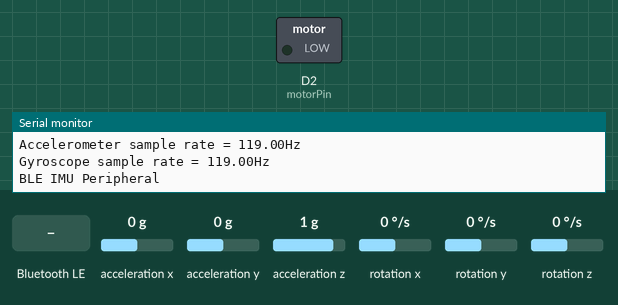
This sketch was run on a simulated Arduino Nano 33 IoT. Parts: switched loads named in the sketch (green lamp = pin HIGH), the last lines printed to the serial monitor. The inputs (shaded band) are chosen by the test bench; at power-on: acceleration x 0 g, acceleration y 0 g, acceleration z 1 g, rotation x 0 °/s, rotation y 0 °/s, rotation z 0 °/s. Nothing arrives over Bluetooth unless stated; a phone connects over Bluetooth LE 3 s after start.

Above: at 3.8 s.
3.9 s: Bluetooth LE write "1" received
At 4.6 s:
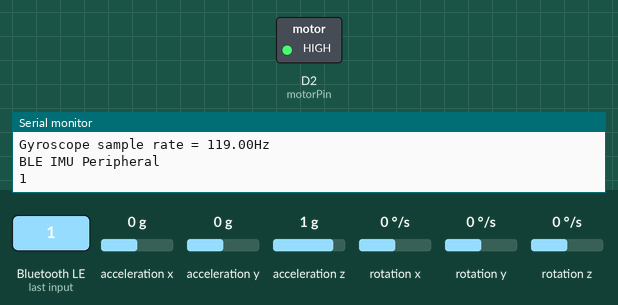
5.4 s: Bluetooth LE write "0" received
At 5.7 s:
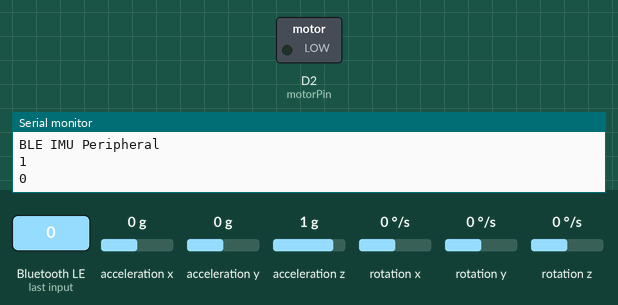
6.9 s: Bluetooth LE write "2" received
At 8.1 s:
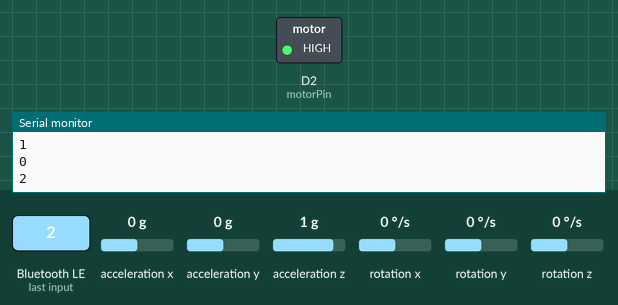
Timing chart, 0 to 9.9 s (numbered marks = the images above; inputs shaded):
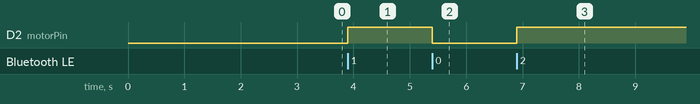

Measured:
- after the input at 3.9 s, D2 (motorPin): LOW → HIGH at once
- after the input at 5.4 s, D2 (motorPin): HIGH → LOW at once
- after the input at 6.9 s, D2 (motorPin): LOW → HIGH at once

The sketch:

bt_stream.ino
```cpp
/*
  IMU data and flex sensor stream via bluetooth with vibration motor

  Streams IMU data and flex sensor data to another device using bluetooth, also recieves data and vibrates motor

  Adapted from m2b_peripheral.ino by Anthony Chen and Flex_Sensor_Example.ino by Jim Lindblom

  by Alexandra Kwon (UID: 205290932) for ECE M119
*/

//What: m2b_peripheral.ino
//Where: https://github.com/ucla-hci/m119/blob/main/m2b_peripheral/m2b_peripheral.ino
//Why: Offers a template for required project code

//What: Flex_Sensor_Example.ino
//Where: https://learn.sparkfun.com/tutorials/flex-sensor-hookup-guide/all
//Why: Offers a template for reading flex sensor values


#include <ArduinoBLE.h>
#include <Arduino_LSM6DS3.h>

#define BLE_UUID_ACCELEROMETER_SERVICE "1101"
#define BLE_UUID_ACCELEROMETER_X "2101"
//#define BLE_UUID_ACCELEROMETER_Y "2102"
//#define BLE_UUID_ACCELEROMETER_Z "2103"
//#define BLE_UUID_GYROSCOPE_X "2104"
#define BLE_UUID_GYROSCOPE_Y "2105"
//#define BLE_UUID_GYROSCOPE_Z "2106"
#define BLE_UUID_SLOUCH "2107"
//#define BLE_UUID_FLEXL "2108"
//#define BLE_UUID_FLEXR "2109"

#define BLE_DEVICE_NAME "Nano 33 IoT"
#define BLE_LOCAL_NAME "Nano 33 IoT"

BLEService accelerometerService(BLE_UUID_ACCELEROMETER_SERVICE);

int value = 0;

BLEFloatCharacteristic accelerometerCharacteristicX(BLE_UUID_ACCELEROMETER_X, BLERead | BLENotify);
//BLEFloatCharacteristic accelerometerCharacteristicY(BLE_UUID_ACCELEROMETER_Y, BLERead | BLENotify);
//BLEFloatCharacteristic accelerometerCharacteristicZ(BLE_UUID_ACCELEROMETER_Z, BLERead | BLENotify);
//BLEFloatCharacteristic gyroscopeCharacteristicX(BLE_UUID_GYROSCOPE_X, BLERead | BLENotify);
BLEFloatCharacteristic gyroscopeCharacteristicY(BLE_UUID_GYROSCOPE_Y, BLERead | BLENotify);
//BLEFloatCharacteristic gyroscopeCharacteristicZ(BLE_UUID_GYROSCOPE_Z, BLERead | BLENotify);
BLEIntCharacteristic slouchCharacteristic(BLE_UUID_SLOUCH, BLERead | BLEWrite);
//BLEFloatCharacteristic flexLCharacteristic(BLE_UUID_FLEXL, BLERead | BLENotify);
//BLEFloatCharacteristic flexRCharacteristic(BLE_UUID_FLEXR, BLERead | BLENotify);

float ax, ay, az, gx, gy, gz;
const int motorPin = 2; //motor transistor is connected to pin 2
//const int FLEX_PIN_L = A1; // Pin connected to voltage divider output
//const int FLEX_PIN_R = A0; // Pin connected to voltage divider output

// Measure the voltage at 5V and the actual resistance of your
// 47k resistor, and enter them below:
//const float VCC = 3.33; // Measured voltage of Ardunio 5V line
//const float R_DIV = 72600.0; // Measured resistance of 100k resistor

// Upload the code, then try to adjust these values to more
// accurately calculate bend degree.
//const float STRAIGHT_RESISTANCE = 37300.0; // resistance when straight
//const float BEND_RESISTANCE = 100000.0; // resistance at 90 deg

void setup() {
  pinMode(motorPin, OUTPUT);
  //pinMode(FLEX_PIN_L, INPUT);
  //pinMode(FLEX_PIN_R, INPUT);

  //Serial.begin(9600);
  //while (!Serial)
    ;

  // initialize IMU
  if (!IMU.begin()) {
    Serial.println("Failed to initialize IMU!");
    while (1)
      ;
  }

  Serial.print("Accelerometer sample rate = ");
  Serial.print(IMU.accelerationSampleRate());
  Serial.println("Hz");
  Serial.print("Gyroscope sample rate = ");
  Serial.print(IMU.gyroscopeSampleRate());
  Serial.println("Hz");

  // initialize BLE
  if (!BLE.begin()) {
    Serial.println("Starting Bluetooth® Low Energy module failed!");
    while (1)
      ;
  }

  // set advertised local name and service UUID
  BLE.setLocalName(BLE_LOCAL_NAME);
  BLE.setAdvertisedService(accelerometerService);

  // add characteristics to the service
  accelerometerService.addCharacteristic(accelerometerCharacteristicX);
  //accelerometerService.addCharacteristic(accelerometerCharacteristicY);
  //accelerometerService.addCharacteristic(accelerometerCharacteristicZ);
  //accelerometerService.addCharacteristic(gyroscopeCharacteristicX);
  accelerometerService.addCharacteristic(gyroscopeCharacteristicY);
  //accelerometerService.addCharacteristic(gyroscopeCharacteristicZ);
  accelerometerService.addCharacteristic(slouchCharacteristic);
  //accelerometerService.addCharacteristic(flexLCharacteristic);
  //accelerometerService.addCharacteristic(flexRCharacteristic);

  // add service
  BLE.addService(accelerometerService);

  //Set the initial value for each characteristic
  accelerometerCharacteristicX.writeValue(0.0);
  //accelerometerCharacteristicY.writeValue(0.0);
  //accelerometerCharacteristicZ.writeValue(0.0);
  //gyroscopeCharacteristicX.writeValue(0.0);
  gyroscopeCharacteristicY.writeValue(0.0);
  //gyroscopeCharacteristicZ.writeValue(0.0);
  //flexLCharacteristic.writeValue(0.0);
  //flexRCharacteristic.writeValue(0.0);

  // start advertising
  BLE.advertise();

  Serial.println("BLE IMU Peripheral");
}

void loop() {
  BLEDevice central = BLE.central();

  // obtain and write accelerometer data
  // while the central is still connected to peripheral:
  while(central.connected()){
    //Obtain accelerometer data
    if (IMU.accelerationAvailable() && IMU.gyroscopeAvailable()) {
      IMU.readAcceleration(ax, ay, az);
      IMU.readGyroscope(gx, gy, gz);
    }

    //Write accelerometer data
    accelerometerCharacteristicX.writeValue(ax);
    //accelerometerCharacteristicY.writeValue(ay);
    //accelerometerCharacteristicZ.writeValue(az);
    //gyroscopeCharacteristicX.writeValue(gx);
    gyroscopeCharacteristicY.writeValue(gy);
    //gyroscopeCharacteristicZ.writeValue(gz);

    /*
    // Read the ADC, and calculate voltage and resistance from it
    int flexLADC = analogRead(FLEX_PIN_L);
    float flexLV = flexLADC * VCC / 1023.0;
    float flexLR = R_DIV * (VCC / flexLV - 1.0);

    // Use the calculated resistance to estimate the sensor's
    // bend angle:
    float angleL = map(flexLR, STRAIGHT_RESISTANCE, BEND_RESISTANCE,
                    0, 90.0);
    flexLCharacteristic.writeValue(angleL);

    // Read the ADC, and calculate voltage and resistance from it
    int flexRADC = analogRead(FLEX_PIN_R);
    float flexRV = flexRADC * VCC / 1023.0;
    float flexRR = R_DIV * (VCC / flexRV - 1.0);

    // Use the calculated resistance to estimate the sensor's
    // bend angle:
    float angleR = map(flexRR, STRAIGHT_RESISTANCE, BEND_RESISTANCE,
                    0, 90.0);
    flexRCharacteristic.writeValue(angleR);
    */

    //Buzz vibration motor if slouch is detected
    if(slouchCharacteristic.written()){
      value = slouchCharacteristic.value();
      Serial.println(value);
      if(value!=0){
        digitalWrite(motorPin, HIGH); //vibrate
      }
      else{
        digitalWrite(motorPin,LOW); //stop vibrating
      }
    }

  }

  //Stop vibrating when done with the code
  digitalWrite(motorPin,LOW);

}
```
